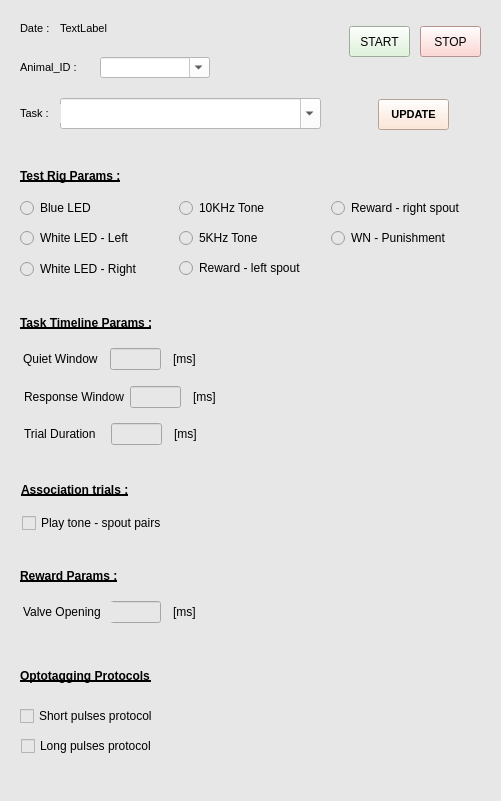
     <widget class="QWidget" name="TaskSettings" native="true">
      <property name="geometry">
       <rect>
        <x>10</x>
        <y>30</y>
        <width>501</width>
        <height>801</height>
       </rect>
      </property>
      <property name="styleSheet">
       <string notr="true">background-color: rgb(231, 231, 231);</string>
      </property>
      <widget class="QLabel" name="lbl_AnimalID">
       <property name="geometry">
        <rect>
         <x>20</x>
         <y>57</y>
         <width>61</width>
         <height>20</height>
        </rect>
       </property>
       <property name="font">
        <font>
         <pointsize>8</pointsize>
        </font>
       </property>
       <property name="text">
        <string>Animal_ID :</string>
       </property>
      </widget>
      <widget class="QPushButton" name="btn_Start">
       <property name="geometry">
        <rect>
         <x>349</x>
         <y>26</y>
         <width>61</width>
         <height>31</height>
        </rect>
       </property>
       <property name="styleSheet">
        <string notr="true">background-color: rgb(216, 244, 211);
font: 700 8pt &quot;Segoe UI&quot;;</string>
       </property>
       <property name="text">
        <string>START</string>
       </property>
      </widget>
      <widget class="QPushButton" name="btn_Stop">
       <property name="geometry">
        <rect>
         <x>420</x>
         <y>26</y>
         <width>61</width>
         <height>31</height>
        </rect>
       </property>
       <property name="styleSheet">
        <string notr="true">font: 700 8pt &quot;Segoe UI&quot;;
background-color: rgb(255, 203, 198);</string>
       </property>
       <property name="text">
        <string>STOP</string>
       </property>
      </widget>
      <widget class="QComboBox" name="ddm_Animal_ID">
       <property name="geometry">
        <rect>
         <x>100</x>
         <y>57</y>
         <width>110</width>
         <height>21</height>
        </rect>
       </property>
       <property name="font">
        <font>
         <pointsize>12</pointsize>
        </font>
       </property>
       <property name="styleSheet">
        <string notr="true">background-color: rgb(255, 255, 255);</string>
       </property>
       <property name="editable">
        <bool>true</bool>
       </property>
      </widget>
      <widget class="QComboBox" name="ddm_Task">
       <property name="geometry">
        <rect>
         <x>60</x>
         <y>98</y>
         <width>261</width>
         <height>31</height>
        </rect>
       </property>
       <property name="font">
        <font>
         <pointsize>12</pointsize>
        </font>
       </property>
       <property name="styleSheet">
        <string notr="true">background-color: rgb(255, 255, 255);</string>
       </property>
       <property name="editable">
        <bool>true</bool>
       </property>
       <property name="frame">
        <bool>true</bool>
       </property>
      </widget>
      <widget class="QLabel" name="lbl_Task">
       <property name="geometry">
        <rect>
         <x>20</x>
         <y>104</y>
         <width>41</width>
         <height>19</height>
        </rect>
       </property>
       <property name="font">
        <font>
         <pointsize>8</pointsize>
        </font>
       </property>
       <property name="text">
        <string>Task :</string>
       </property>
      </widget>
      <widget class="QLabel" name="lbl_TaskTimeline">
       <property name="geometry">
        <rect>
         <x>20</x>
         <y>313</y>
         <width>131</width>
         <height>19</height>
        </rect>
       </property>
       <property name="font">
        <font>
         <pointsize>9</pointsize>
         <bold>true</bold>
         <underline>true</underline>
        </font>
       </property>
       <property name="styleSheet">
        <string notr="true"/>
       </property>
       <property name="text">
        <string>Task Timeline Params :</string>
       </property>
      </widget>
      <widget class="QLabel" name="lbl_RigParams">
       <property name="geometry">
        <rect>
         <x>20</x>
         <y>166</y>
         <width>131</width>
         <height>19</height>
        </rect>
       </property>
       <property name="font">
        <font>
         <pointsize>9</pointsize>
         <bold>true</bold>
         <underline>true</underline>
        </font>
       </property>
       <property name="text">
        <string>Test Rig Params :</string>
       </property>
      </widget>
      <widget class="QRadioButton" name="chk_BlueLED">
       <property name="geometry">
        <rect>
         <x>20</x>
         <y>198</y>
         <width>89</width>
         <height>20</height>
        </rect>
       </property>
       <property name="font">
        <font>
         <pointsize>9</pointsize>
        </font>
       </property>
       <property name="text">
        <string>Blue LED</string>
       </property>
      </widget>
      <widget class="QRadioButton" name="chk_WhiteLED_Left">
       <property name="geometry">
        <rect>
         <x>20</x>
         <y>228</y>
         <width>111</width>
         <height>20</height>
        </rect>
       </property>
       <property name="font">
        <font>
         <pointsize>9</pointsize>
        </font>
       </property>
       <property name="text">
        <string>White LED - Left</string>
       </property>
      </widget>
      <widget class="QRadioButton" name="chk_10Tone">
       <property name="geometry">
        <rect>
         <x>179</x>
         <y>198</y>
         <width>101</width>
         <height>20</height>
        </rect>
       </property>
       <property name="font">
        <font>
         <pointsize>9</pointsize>
        </font>
       </property>
       <property name="text">
        <string>10KHz Tone</string>
       </property>
      </widget>
      <widget class="QRadioButton" name="chk_5Tone">
       <property name="geometry">
        <rect>
         <x>179</x>
         <y>228</y>
         <width>89</width>
         <height>20</height>
        </rect>
       </property>
       <property name="font">
        <font>
         <pointsize>9</pointsize>
        </font>
       </property>
       <property name="text">
        <string>5KHz Tone</string>
       </property>
      </widget>
      <widget class="QRadioButton" name="chk_Reward_right">
       <property name="geometry">
        <rect>
         <x>331</x>
         <y>198</y>
         <width>151</width>
         <height>20</height>
        </rect>
       </property>
       <property name="font">
        <font>
         <pointsize>9</pointsize>
        </font>
       </property>
       <property name="text">
        <string>Reward - right spout</string>
       </property>
      </widget>
      <widget class="QRadioButton" name="chk_Punishment">
       <property name="geometry">
        <rect>
         <x>331</x>
         <y>228</y>
         <width>121</width>
         <height>20</height>
        </rect>
       </property>
       <property name="font">
        <font>
         <pointsize>9</pointsize>
        </font>
       </property>
       <property name="text">
        <string>WN - Punishment</string>
       </property>
      </widget>
      <widget class="QLabel" name="lbl_QuietWindow">
       <property name="geometry">
        <rect>
         <x>23</x>
         <y>349</y>
         <width>90</width>
         <height>20</height>
        </rect>
       </property>
       <property name="font">
        <font>
         <pointsize>9</pointsize>
        </font>
       </property>
       <property name="text">
        <string>Quiet Window</string>
       </property>
      </widget>
      <widget class="QLineEdit" name="txt_QuietWindow">
       <property name="geometry">
        <rect>
         <x>110</x>
         <y>348</y>
         <width>51</width>
         <height>22</height>
        </rect>
       </property>
       <property name="font">
        <font>
         <pointsize>9</pointsize>
        </font>
       </property>
      </widget>
      <widget class="QLabel" name="lbl_QW_ms">
       <property name="geometry">
        <rect>
         <x>173</x>
         <y>349</y>
         <width>41</width>
         <height>20</height>
        </rect>
       </property>
       <property name="font">
        <font>
         <pointsize>9</pointsize>
        </font>
       </property>
       <property name="text">
        <string>[ms]</string>
       </property>
      </widget>
      <widget class="QLabel" name="lbl_RW_ms">
       <property name="geometry">
        <rect>
         <x>193</x>
         <y>387</y>
         <width>41</width>
         <height>20</height>
        </rect>
       </property>
       <property name="font">
        <font>
         <pointsize>9</pointsize>
        </font>
       </property>
       <property name="text">
        <string>[ms]</string>
       </property>
      </widget>
      <widget class="QLineEdit" name="txt_ResponseWindow">
       <property name="geometry">
        <rect>
         <x>130</x>
         <y>386</y>
         <width>51</width>
         <height>22</height>
        </rect>
       </property>
       <property name="font">
        <font>
         <pointsize>9</pointsize>
        </font>
       </property>
      </widget>
      <widget class="QLabel" name="lbl_ResponseWindow">
       <property name="geometry">
        <rect>
         <x>24</x>
         <y>387</y>
         <width>101</width>
         <height>20</height>
        </rect>
       </property>
       <property name="font">
        <font>
         <pointsize>9</pointsize>
        </font>
       </property>
       <property name="text">
        <string>Response Window</string>
       </property>
      </widget>
      <widget class="QLineEdit" name="txt_TrialDuration">
       <property name="geometry">
        <rect>
         <x>111</x>
         <y>423</y>
         <width>51</width>
         <height>22</height>
        </rect>
       </property>
       <property name="font">
        <font>
         <pointsize>9</pointsize>
        </font>
       </property>
      </widget>
      <widget class="QLabel" name="lbl_TrialDuration">
       <property name="geometry">
        <rect>
         <x>24</x>
         <y>424</y>
         <width>81</width>
         <height>20</height>
        </rect>
       </property>
       <property name="font">
        <font>
         <pointsize>9</pointsize>
        </font>
       </property>
       <property name="text">
        <string>Trial Duration</string>
       </property>
      </widget>
      <widget class="QLabel" name="lbl_TD_ms">
       <property name="geometry">
        <rect>
         <x>174</x>
         <y>424</y>
         <width>41</width>
         <height>20</height>
        </rect>
       </property>
       <property name="font">
        <font>
         <pointsize>9</pointsize>
        </font>
       </property>
       <property name="text">
        <string>[ms]</string>
       </property>
      </widget>
      <widget class="QLabel" name="lbl_RewardParams">
       <property name="geometry">
        <rect>
         <x>20</x>
         <y>566</y>
         <width>131</width>
         <height>19</height>
        </rect>
       </property>
       <property name="font">
        <font>
         <pointsize>9</pointsize>
         <bold>true</bold>
         <underline>true</underline>
        </font>
       </property>
       <property name="styleSheet">
        <string notr="true"/>
       </property>
       <property name="text">
        <string>Reward Params :</string>
       </property>
      </widget>
      <widget class="QLabel" name="lbl_VO_ms">
       <property name="geometry">
        <rect>
         <x>173</x>
         <y>602</y>
         <width>41</width>
         <height>20</height>
        </rect>
       </property>
       <property name="font">
        <font>
         <pointsize>9</pointsize>
        </font>
       </property>
       <property name="text">
        <string>[ms]</string>
       </property>
      </widget>
      <widget class="QLineEdit" name="txt_ValveOpening">
       <property name="geometry">
        <rect>
         <x>110</x>
         <y>601</y>
         <width>51</width>
         <height>22</height>
        </rect>
       </property>
       <property name="font">
        <font>
         <pointsize>9</pointsize>
        </font>
       </property>
      </widget>
      <widget class="QLabel" name="lbl_ValveOpening">
       <property name="geometry">
        <rect>
         <x>23</x>
         <y>602</y>
         <width>90</width>
         <height>20</height>
        </rect>
       </property>
       <property name="font">
        <font>
         <pointsize>9</pointsize>
        </font>
       </property>
       <property name="text">
        <string>Valve Opening</string>
       </property>
      </widget>
      <widget class="QLabel" name="lbl_OptoProtocols">
       <property name="geometry">
        <rect>
         <x>20</x>
         <y>666</y>
         <width>131</width>
         <height>19</height>
        </rect>
       </property>
       <property name="font">
        <font>
         <pointsize>9</pointsize>
         <bold>true</bold>
         <underline>true</underline>
        </font>
       </property>
       <property name="text">
        <string>Optotagging Protocols :</string>
       </property>
      </widget>
      <widget class="QCheckBox" name="chk_OptoShort">
       <property name="geometry">
        <rect>
         <x>20</x>
         <y>706</y>
         <width>161</width>
         <height>20</height>
        </rect>
       </property>
       <property name="font">
        <font>
         <pointsize>9</pointsize>
        </font>
       </property>
       <property name="text">
        <string>Short pulses protocol</string>
       </property>
      </widget>
      <widget class="QCheckBox" name="chk_OptoLong">
       <property name="geometry">
        <rect>
         <x>21</x>
         <y>736</y>
         <width>161</width>
         <height>20</height>
        </rect>
       </property>
       <property name="font">
        <font>
         <pointsize>9</pointsize>
        </font>
       </property>
       <property name="text">
        <string>Long pulses protocol</string>
       </property>
      </widget>
      <widget class="QRadioButton" name="chk_WhiteLED_Right">
       <property name="geometry">
        <rect>
         <x>20</x>
         <y>259</y>
         <width>121</width>
         <height>20</height>
        </rect>
       </property>
       <property name="font">
        <font>
         <pointsize>9</pointsize>
        </font>
       </property>
       <property name="text">
        <string>White LED - Right</string>
       </property>
      </widget>
      <widget class="QLabel" name="txt_Date">
       <property name="geometry">
        <rect>
         <x>60</x>
         <y>20</y>
         <width>91</width>
         <height>16</height>
        </rect>
       </property>
       <property name="font">
        <font>
         <pointsize>8</pointsize>
        </font>
       </property>
       <property name="text">
        <string>TextLabel</string>
       </property>
      </widget>
      <widget class="QLabel" name="lbl_Date">
       <property name="geometry">
        <rect>
         <x>20</x>
         <y>18</y>
         <width>31</width>
         <height>20</height>
        </rect>
       </property>
       <property name="font">
        <font>
         <pointsize>8</pointsize>
        </font>
       </property>
       <property name="text">
        <string>Date :</string>
       </property>
      </widget>
      <widget class="QPushButton" name="btn_Update">
       <property name="geometry">
        <rect>
         <x>378</x>
         <y>99</y>
         <width>71</width>
         <height>31</height>
        </rect>
       </property>
       <property name="font">
        <font>
         <pointsize>8</pointsize>
         <bold>true</bold>
        </font>
       </property>
       <property name="styleSheet">
        <string notr="true">background-color: rgb(255, 225, 205);
border-color: rgb(227, 153, 100);</string>
       </property>
       <property name="text">
        <string>UPDATE</string>
       </property>
      </widget>
      <widget class="QRadioButton" name="chk_Reward_left">
       <property name="geometry">
        <rect>
         <x>179</x>
         <y>258</y>
         <width>141</width>
         <height>20</height>
        </rect>
       </property>
       <property name="font">
        <font>
         <pointsize>9</pointsize>
        </font>
       </property>
       <property name="text">
        <string>Reward - left spout</string>
       </property>
      </widget>
      <widget class="QLabel" name="lbl_AssociationTrials">
       <property name="geometry">
        <rect>
         <x>21</x>
         <y>480</y>
         <width>131</width>
         <height>19</height>
        </rect>
       </property>
       <property name="font">
        <font>
         <pointsize>9</pointsize>
         <bold>true</bold>
         <underline>true</underline>
        </font>
       </property>
       <property name="styleSheet">
        <string notr="true"/>
       </property>
       <property name="text">
        <string>Association trials :</string>
       </property>
      </widget>
      <widget class="QCheckBox" name="chk_AssociationTrials">
       <property name="geometry">
        <rect>
         <x>22</x>
         <y>513</y>
         <width>161</width>
         <height>20</height>
        </rect>
       </property>
       <property name="font">
        <font>
         <pointsize>9</pointsize>
        </font>
       </property>
       <property name="text">
        <string>Play tone - spout pairs </string>
       </property>
      </widget>
     </widget>
